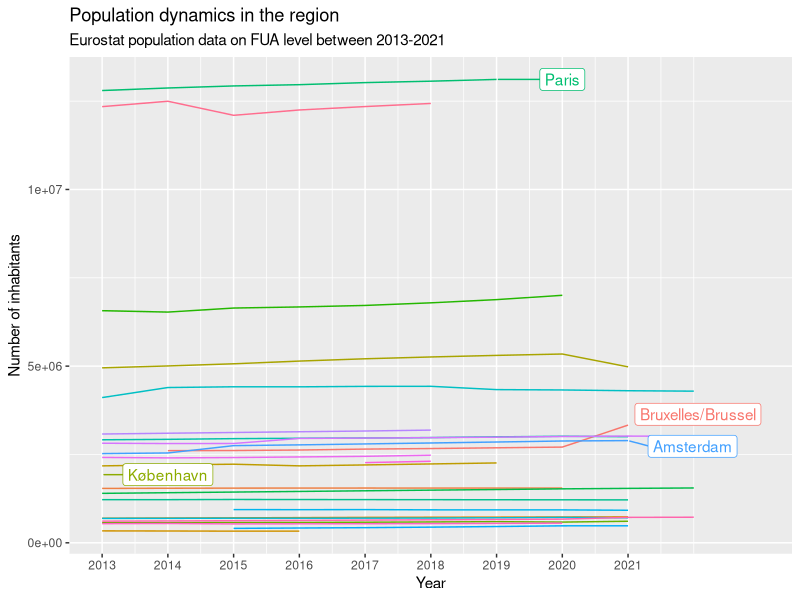

Generate this figure with R: (Note: this script raises an error after producing the figure.)
# Load package(s) ----
## If you get an error, it means that the package is not installed. Execute 
## install.packages("packagename") in the console, replacing "packagename" with 
## "tidyverse", for instance, if you want to install the "tidyverse" package.
## Do that for all packages.

# install.packages("tidyverse")
# install.packages("scales")
# install.packages("ggrepel")

library(tidyverse)
library(scales)
library(ggrepel)

# Get urban population data between 2013-2022 from Eurostat ----
## Source: https://ec.europa.eu/eurostat/databrowser/view/URB_LPOP1__custom_5120358/default/table?lang=en
pop_13_22 <- read_csv("data/raw/urb_lpop1__custom_5120358_page_linear.csv")
pop_13_22_c <- read_csv("data/raw/urb_cpop1_page_linear.csv")
ua <- read_csv("data/raw/URAU_LB_2021_3035_CITIES_within_frame.csv")

# Examine the data ----
# View(pop_13_22)
glimpse(pop_13_22)

# Clean the data ----
pop_13_22_long <- pop_13_22 |> 
  # Remove unnecessary columns
  select(-c(DATAFLOW, `LAST UPDATE`, freq, indic_ur, OBS_FLAG)) |> 
  # Remove countries
  filter(nchar(cities) > 2)

# Show the population trend of all capital cities in the region
pop_13_22_long |>
  # filter(cities %in% c("BE001F", "DE001F", "NL001F", "UK001F")) |> 
  filter(substr(cities, 3, 6) == "001F") |> 
  left_join(ua |> filter(CITY_CPTL == "Y"), by = c("cities" = "FUA_CODE")) |> 
  group_by(cities) |> 
  mutate(label = if_else(TIME_PERIOD == max(TIME_PERIOD), as.character(URAU_NAME), NA_character_)) |> 
  ungroup() |>
  ggplot(aes(x = TIME_PERIOD, y = OBS_VALUE, color = cities, group = cities)) +
  geom_line() +
  geom_label_repel(aes(label = label),
                   nudge_x = 1,
                   na.rm = TRUE) +
  scale_x_continuous(breaks = seq(from = 2013,
                                  to = 2021,
                                  by = 1),
                     limits = c(2013, 2023)) +
  xlab("Year") +
  ylab("Number of inhabitants") +
  labs(title = "Population dynamics in the region",
       subtitle = "Eurostat population data on FUA level between 2013-2021") +
  scale_color_discrete(name = "Muncipality") +
  theme(legend.position = "none")

# Generate table in wide format
pop_13_22_c_wide <- pop_13_22_c |>  
  pivot_wider(names_from = TIME_PERIOD, values_from = OBS_VALUE) |>
  select(-c(DATAFLOW, `LAST UPDATE`, freq, indic_ur, OBS_FLAG, `2022`)) |>
  filter(nchar(cities) > 2) |>
  group_by(cities) |>
  summarise(`2013` = sum(`2013`, na.rm = TRUE),
            `2014` = sum(`2014`, na.rm = TRUE),
            `2015` = sum(`2015`, na.rm = TRUE),
            `2016` = sum(`2016`, na.rm = TRUE),
            `2017` = sum(`2017`, na.rm = TRUE),
            `2018` = sum(`2018`, na.rm = TRUE),
            `2019` = sum(`2019`, na.rm = TRUE),
            `2029` = sum(`2020`, na.rm = TRUE),
            `2021` = sum(`2021`, na.rm = TRUE)) |>
  mutate(across(where(is.double), ~na_if(., 0)))

# Write wide table with time-series data
write_csv(pop_13_22_c_wide, "data/processed/pop_13_22_c_wide.csv", na = "")

